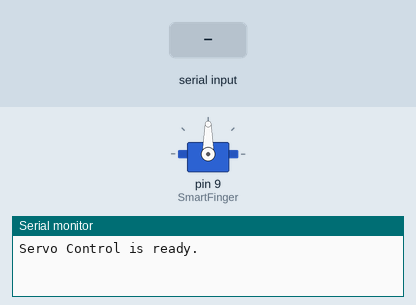
Recording of a sketch running on a simulated Arduino Uno, built with avr-gcc and run on an emulated ATmega328P. Shown: servo, the last lines printed to the serial monitor. The test bench sets the inputs (shaded band).

Above: at 3.2 s.
3.3 s: "90,45,200\n" received over Serial
At 4.5 s:
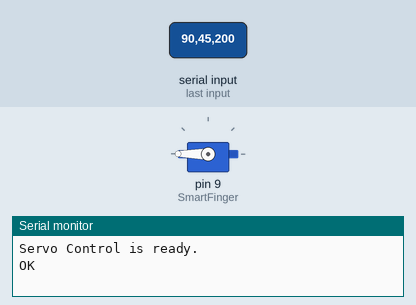
4.8 s: "30,150,10\n" received over Serial
At 5.9 s:
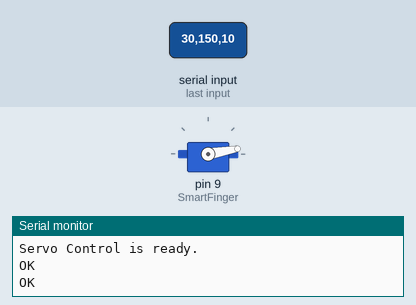
6.4 s: "1,90,45\n" received over Serial
At 7.4 s:
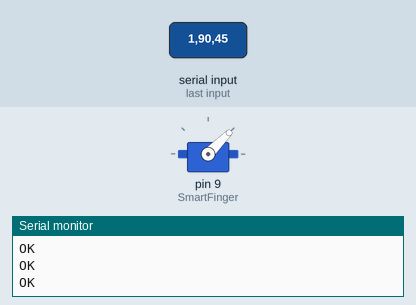
Timing chart, 0 to 9.4 s (numbered marks = the images above; inputs shaded):
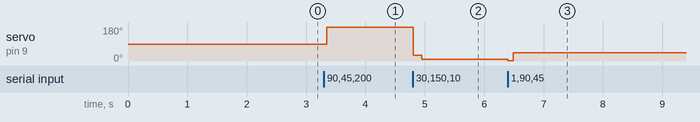

The sketch:

Jump_Arduino.ino
```cpp
#include <Servo.h>

/*
	Arduino:
	int:	-32,768			to	32,767
	long:	-2,147,483,648	to	2,147,483,647
*/

String	PressMsg = "";				// a String to hold incoming data
String	PressMsg_angle_press = "";
String	PressMsg_ms = "";
String	PressMsg_angle_release = "";

boolean PressCmd_Update = false;	// whether the string is complete

Servo SmartFinger;

int Angle_Pressed = 0;
int Press_ms = 0;
int Angle_Release = 0;

long ExCnt = 0;

void setup()
{
	Serial.begin(115200);

	PressMsg.reserve(200);			// reserve 200 bytes for the PressMsg:

	SmartFinger.attach(9);			// Pin of Servo

	SmartFinger.write(90);			// Init angle
	delay(2000);

	Serial.println("Servo Control is ready.");
}

void loop()
{
	int split_angle_press;
	int split_ms;
	int split_angle_release;

	if(PressCmd_Update)
	{
		PressCmd_Update = false;

		split_angle_press = PressMsg.indexOf(',');

		if(split_angle_press != -1)
		{
			split_ms = PressMsg.indexOf(',', split_angle_press+1);

			if(split_ms != -1)
			{
				split_angle_release = PressMsg.indexOf(',', split_ms+1);

				PressMsg_angle_press	= PressMsg.substring(0, split_angle_press);
				PressMsg_ms				= PressMsg.substring(split_angle_press+1, split_ms);
				PressMsg_angle_release	= PressMsg.substring(split_ms+1);

				Angle_Pressed = PressMsg_angle_press.toInt();
				Press_ms = PressMsg_ms.toInt();
				Angle_Release = PressMsg_angle_release.toInt();

				/*
				Serial.print("PressMsg_angle_press:");
				Serial.println(PressMsg_angle_press);

				Serial.print("PressMsg_ms:");
				Serial.println(PressMsg_ms);

				Serial.print("PressMsg_angle_release:");
				Serial.println(PressMsg_angle_release);
				*/

				if(Press_ms > 0)
				{
					SmartFinger.write(Angle_Pressed);
					delay(Press_ms);
					SmartFinger.write(Angle_Release);

					Serial.println("OK");
				}
			}
		}

		PressMsg = "";
	}
}

/*
  SerialEvent occurs whenever a new data comes in the hardware serial RX. This
  routine is run between each time loop() runs, so using delay inside loop can
  delay response. Multiple bytes of data may be available.
*/
void serialEvent()
{
	char inChar;

	while(Serial.available())
	{
		inChar = (char)Serial.read();

		PressMsg += inChar;

		if(inChar == '\n')
		{
			PressCmd_Update = true;
		}
	}
}
```

Measured:
- after the input at 3.3 s, servo on pin 9 (SmartFinger): 90° → 180° after 0.05 s
- after the input at 4.8 s, servo on pin 9 (SmartFinger): 180° → 30° at once, → 10° 0.15 s later
- after the input at 6.4 s, servo on pin 9 (SmartFinger): 10° → 1° at once, → 45° 0.09 s later
